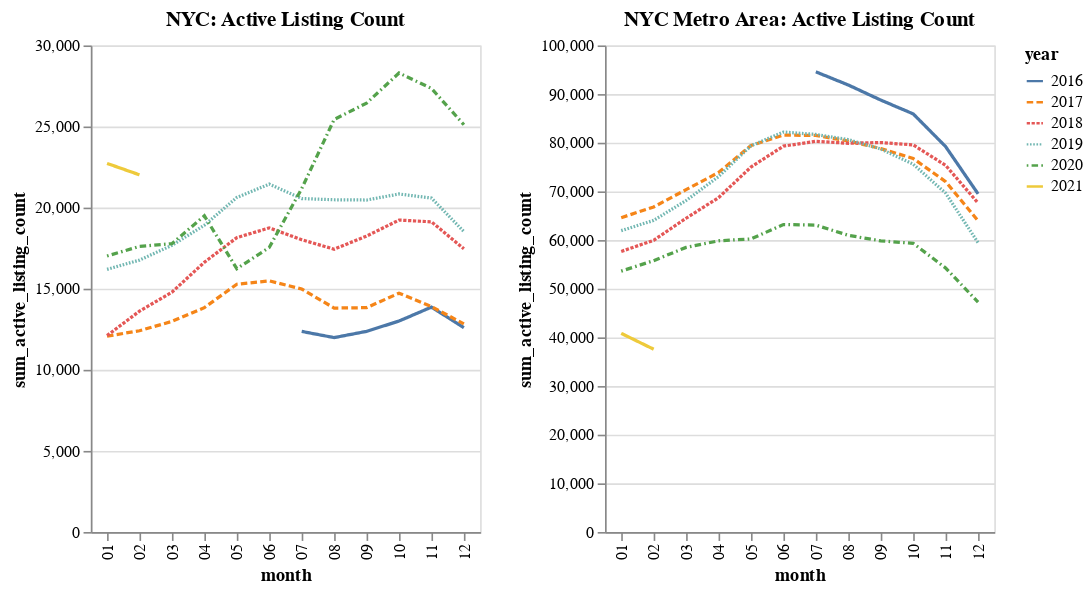

Notebook code cell kept with this figure:
### Code cell
sup_nyc = alt.Chart(avg_hotness_nyc).mark_line().encode(
    x='month',
    y='sum_active_listing_count',
    color='year',
    strokeDash='year',
).properties(title='NYC: Active Listing Count')

dem_nyc = alt.Chart(avg_hotness_metro).mark_line().encode(
    x='month',
    y='sum_active_listing_count',
    color='year',
    strokeDash='year',
).properties(title='NYC Metro Area: Active Listing Count')

alt.hconcat(
   sup_nyc,
   dem_nyc,
)

### Figure 1 — Vega-Lite specification as saved in the notebook (floating-point values rounded to 4 significant figures)
{"config": {"view": {"continuousWidth": 400, "continuousHeight": 300}}, "hconcat": [{"data": {"name": "data-a573494c2784fa675849f02096a9c730"}, "mark": "line", "encoding": {"color": {"type": "nominal", "field": "year"}, "strokeDash": {"type": "nominal", "field": "year"}, "x": {"type": "nominal", "field": "month"}, "y": {"type": "quantitative", "field": "sum_active_listing_count"}}, "title": "NYC: Active Listing Count"}, {"data": {"name": "data-26e471bf45450fcedf46d312ef8ec84b"}, "mark": "line", "encoding": {"color": {"type": "nominal", "field": "year"}, "strokeDash": {"type": "nominal", "field": "year"}, "x": {"type": "nominal", "field": "month"}, "y": {"type": "quantitative", "field": "sum_active_listing_count"}}, "title": "NYC Metro Area: Active Listing Count"}], "$schema": "https://vega.github.io/schema/vega-lite/v4.8.1.json", "datasets": {"data-a573494c2784fa675849f02096a9c730": [{"month": "07", "year": "2016", "avg_listing_price": 973700.0, "sum_active_listing_count": 12368, "avg_days_on_market": 69.2, "sum_new_listing_count": 2700, "sum_total_listing_count": 17443}, {"month": "08", "year": "2016", "avg_listing_price": 965600.0, "sum_active_listing_count": 11986, "avg_days_on_market": 78.56, "sum_new_listing_count": 2292, "sum_total_listing_count": 16966}, {"month": "09", "year": "2016", "avg_listing_price": 948900.0, "sum_active_listing_count": 12370, "avg_days_on_market": 81.06, "sum_new_listing_count": 3556, "sum_total_listing_count": 17356}, {"month": "10", "year": "2016", "avg_listing_price": 936900.0, "sum_active_listing_count": 13007, "avg_days_on_market": 77.17, "sum_new_listing_count": 3260, "sum_total_listing_count": 18026}, {"month": "11", "year": "2016", "avg_listing_price": 963300.0, "sum_active_listing_count": 13865, "avg_days_on_market": 77.99, "sum_new_listing_count": 3884, "sum_total_listing_count": 19422}, {"month": "12", "year": "2016", "avg_listing_price": 995800.0, "sum_active_listing_count": 12601, "avg_days_on_market": 91.19, "sum_new_listing_count": 1428, "sum_total_listing_count": 18268}, {"month": "01", "year": "2017", "avg_listing_price": 1007000.0, "sum_active_listing_count": 12071, "avg_days_on_market": 94.7, "sum_new_listing_count": 3512, "sum_total_listing_count": 17545}, {"month": "02", "year": "2017", "avg_listing_price": 1004000.0, "sum_active_listing_count": 12410, "avg_days_on_market": 89.6, "sum_new_listing_count": 3388, "sum_total_listing_count": 18090}, {"month": "03", "year": "2017", "avg_listing_price": 1022000.0, "sum_active_listing_count": 12984, "avg_days_on_market": 72.86, "sum_new_listing_count": 3804, "sum_total_listing_count": 18914}, {"month": "04", "year": "2017", "avg_listing_price": 1016000.0, "sum_active_listing_count": 13834, "avg_days_on_market": 63.3, "sum_new_listing_count": 4320, "sum_total_listing_count": 20054}, {"month": "05", "year": "2017", "avg_listing_price": 1030000.0, "sum_active_listing_count": 15277, "avg_days_on_market": 63.6, "sum_new_listing_count": 5192, "sum_total_listing_count": 21802}, {"month": "06", "year": "2017", "avg_listing_price": 1005000.0, "sum_active_listing_count": 15487, "avg_days_on_market": 64.37, "sum_new_listing_count": 4512, "sum_total_listing_count": 21801}, {"month": "07", "year": "2017", "avg_listing_price": 1049000.0, "sum_active_listing_count": 14982, "avg_days_on_market": 70.63, "sum_new_listing_count": 3740, "sum_total_listing_count": 21096}, {"month": "08", "year": "2017", "avg_listing_price": 1015000.0, "sum_active_listing_count": 13807, "avg_days_on_market": 76.66, "sum_new_listing_count": 3268, "sum_total_listing_count": 18728}, {"month": "09", "year": "2017", "avg_listing_price": 998300.0, "sum_active_listing_count": 13831, "avg_days_on_market": 77.82, "sum_new_listing_count": 4112, "sum_total_listing_count": 18537}, {"month": "10", "year": "2017", "avg_listing_price": 999800.0, "sum_active_listing_count": 14724, "avg_days_on_market": 75.58, "sum_new_listing_count": 3880, "sum_total_listing_count": 19920}, {"month": "11", "year": "2017", "avg_listing_price": 1002000.0, "sum_active_listing_count": 13894, "avg_days_on_market": 74.11, "sum_new_listing_count": 2620, "sum_total_listing_count": 18942}, {"month": "12", "year": "2017", "avg_listing_price": 1016000.0, "sum_active_listing_count": 12834, "avg_days_on_market": 82.75, "sum_new_listing_count": 1896, "sum_total_listing_count": 32758}, {"month": "01", "year": "2018", "avg_listing_price": 1063000.0, "sum_active_listing_count": 12109, "avg_days_on_market": 93.71, "sum_new_listing_count": 3112, "sum_total_listing_count": 31557}, {"month": "02", "year": "2018", "avg_listing_price": 1022000.0, "sum_active_listing_count": 13616, "avg_days_on_market": 89.58, "sum_new_listing_count": 4240, "sum_total_listing_count": 31744}, {"month": "03", "year": "2018", "avg_listing_price": 972500.0, "sum_active_listing_count": 14785, "avg_days_on_market": 77.62, "sum_new_listing_count": 4224, "sum_total_listing_count": 19553}, {"month": "04", "year": "2018", "avg_listing_price": 976400.0, "sum_active_listing_count": 16631, "avg_days_on_market": 68.78, "sum_new_listing_count": 5404, "sum_total_listing_count": 21598}, {"month": "05", "year": "2018", "avg_listing_price": 977400.0, "sum_active_listing_count": 18149, "avg_days_on_market": 64.35, "sum_new_listing_count": 4908, "sum_total_listing_count": 23201}, {"month": "06", "year": "2018", "avg_listing_price": 977300.0, "sum_active_listing_count": 18749, "avg_days_on_market": 66.14, "sum_new_listing_count": 4652, "sum_total_listing_count": 24540}, {"month": "07", "year": "2018", "avg_listing_price": 1003000.0, "sum_active_listing_count": 18021, "avg_days_on_market": 71.35, "sum_new_listing_count": 3388, "sum_total_listing_count": 23770}, {"month": "08", "year": "2018", "avg_listing_price": 973000.0, "sum_active_listing_count": 17435, "avg_days_on_market": 75.81, "sum_new_listing_count": 3292, "sum_total_listing_count": 22946}, {"month": "09", "year": "2018", "avg_listing_price": 960200.0, "sum_active_listing_count": 18246, "avg_days_on_market": 79.17, "sum_new_listing_count": 5284, "sum_total_listing_count": 23496}, {"month": "10", "year": "2018", "avg_listing_price": 941500.0, "sum_active_listing_count": 19230, "avg_days_on_market": 72.64, "sum_new_listing_count": 4364, "sum_total_listing_count": 24194}, {"month": "11", "year": "2018", "avg_listing_price": 921900.0, "sum_active_listing_count": 19126, "avg_days_on_market": 74.44, "sum_new_listing_count": 3108, "sum_total_listing_count": 24104}, {"month": "12", "year": "2018", "avg_listing_price": 947000.0, "sum_active_listing_count": 17457, "avg_days_on_market": 85.62, "sum_new_listing_count": 2048, "sum_total_listing_count": 22538}, {"month": "01", "year": "2019", "avg_listing_price": 930900.0, "sum_active_listing_count": 16195, "avg_days_on_market": 91.91, "sum_new_listing_count": 4824, "sum_total_listing_count": 21044}, {"month": "02", "year": "2019", "avg_listing_price": 946000.0, "sum_active_listing_count": 16764, "avg_days_on_market": 90.31, "sum_new_listing_count": 3644, "sum_total_listing_count": 21653}, {"month": "03", "year": "2019", "avg_listing_price": 950500.0, "sum_active_listing_count": 17675, "avg_days_on_market": 62.78, "sum_new_listing_count": 4176, "sum_total_listing_count": 22458}, {"month": "04", "year": "2019", "avg_listing_price": 955200.0, "sum_active_listing_count": 18912, "avg_days_on_market": 62.54, "sum_new_listing_count": 5064, "sum_total_listing_count": 23567}, {"month": "05", "year": "2019", "avg_listing_price": 938500.0, "sum_active_listing_count": 20625, "avg_days_on_market": 66.62, "sum_new_listing_count": 5100, "sum_total_listing_count": 26331}, {"month": "06", "year": "2019", "avg_listing_price": 936500.0, "sum_active_listing_count": 21448, "avg_days_on_market": 68.67, "sum_new_listing_count": 4744, "sum_total_listing_count": 27268}, {"month": "07", "year": "2019", "avg_listing_price": 923200.0, "sum_active_listing_count": 20559, "avg_days_on_market": 72.81, "sum_new_listing_count": 3788, "sum_total_listing_count": 26242}, {"month": "08", "year": "2019", "avg_listing_price": 918600.0, "sum_active_listing_count": 20485, "avg_days_on_market": 82.09, "sum_new_listing_count": 4760, "sum_total_listing_count": 27176}, {"month": "09", "year": "2019", "avg_listing_price": 921000.0, "sum_active_listing_count": 20468, "avg_days_on_market": 82.56, "sum_new_listing_count": 5392, "sum_total_listing_count": 28320}, {"month": "10", "year": "2019", "avg_listing_price": 924600.0, "sum_active_listing_count": 20839, "avg_days_on_market": 80.52, "sum_new_listing_count": 4136, "sum_total_listing_count": 28739}, {"month": "11", "year": "2019", "avg_listing_price": 908500.0, "sum_active_listing_count": 20589, "avg_days_on_market": 75.3, "sum_new_listing_count": 3364, "sum_total_listing_count": 28847}, {"month": "12", "year": "2019", "avg_listing_price": 928800.0, "sum_active_listing_count": 18520, "avg_days_on_market": 85.24, "sum_new_listing_count": 1868, "sum_total_listing_count": 26611}, {"month": "01", "year": "2020", "avg_listing_price": 935600.0, "sum_active_listing_count": 17016, "avg_days_on_market": 95.18, "sum_new_listing_count": 3376, "sum_total_listing_count": 24784}, {"month": "02", "year": "2020", "avg_listing_price": 925600.0, "sum_active_listing_count": 17611, "avg_days_on_market": 88.89, "sum_new_listing_count": 4304, "sum_total_listing_count": 25302}, {"month": "03", "year": "2020", "avg_listing_price": 926400.0, "sum_active_listing_count": 17777, "avg_days_on_market": 80.33, "sum_new_listing_count": 2892, "sum_total_listing_count": 25926}, {"month": "04", "year": "2020", "avg_listing_price": 933000.0, "sum_active_listing_count": 19493, "avg_days_on_market": 71.51, "sum_new_listing_count": 2220, "sum_total_listing_count": 29325}, {"month": "05", "year": "2020", "avg_listing_price": 911600.0, "sum_active_listing_count": 16234, "avg_days_on_market": 101.2, "sum_new_listing_count": 1972, "sum_total_listing_count": 23978}, {"month": "06", "year": "2020", "avg_listing_price": 923600.0, "sum_active_listing_count": 17543, "avg_days_on_market": 112.3, "sum_new_listing_count": 4160, "sum_total_listing_count": 25028}, {"month": "07", "year": "2020", "avg_listing_price": 877700.0, "sum_active_listing_count": 21168, "avg_days_on_market": 95.66, "sum_new_listing_count": 6420, "sum_total_listing_count": 28478}, {"month": "08", "year": "2020", "avg_listing_price": 849200.0, "sum_active_listing_count": 25434, "avg_days_on_market": 65.5, "sum_new_listing_count": 6332, "sum_total_listing_count": 34353}, {"month": "09", "year": "2020", "avg_listing_price": 839600.0, "sum_active_listing_count": 26443, "avg_days_on_market": 72.95, "sum_new_listing_count": 6212, "sum_total_listing_count": 36215}, {"month": "10", "year": "2020", "avg_listing_price": 832000.0, "sum_active_listing_count": 28299, "avg_days_on_market": 74.57, "sum_new_listing_count": 8420, "sum_total_listing_count": 39314}, {"month": "11", "year": "2020", "avg_listing_price": 823500.0, "sum_active_listing_count": 27347, "avg_days_on_market": 90.8, "sum_new_listing_count": 3668, "sum_total_listing_count": 38546}, {"month": "12", "year": "2020", "avg_listing_price": 822400.0, "sum_active_listing_count": 25109, "avg_days_on_market": 101.9, "sum_new_listing_count": 2556, "sum_total_listing_count": 36140}, {"month": "01", "year": "2021", "avg_listing_price": 829900.0, "sum_active_listing_count": 22725, "avg_days_on_market": 113.9, "sum_new_listing_count": 4104, "sum_total_listing_count": 33413}, {"month": "02", "year": "2021", "avg_listing_price": 826200.0, "sum_active_listing_count": 22021, "avg_days_on_market": 113.4, "sum_new_listing_count": 4200, "sum_total_listing_count": 32212}], "data-26e471bf45450fcedf46d312ef8ec84b": [{"month": "07", "year": "2016", "avg_listing_price": 551600.0, "sum_active_listing_count": 94568, "avg_days_on_market": 77.83, "sum_new_listing_count": 20624, "sum_total_listing_count": 102763}, {"month": "08", "year": "2016", "avg_listing_price": 550000.0, "sum_active_listing_count": 91865, "avg_days_on_market": 85.06, "sum_new_listing_count": 17756, "sum_total_listing_count": 99651}, {"month": "09", "year": "2016", "avg_listing_price": 554200.0, "sum_active_listing_count": 88767, "avg_days_on_market": 89.47, "sum_new_listing_count": 19468, "sum_total_listing_count": 95739}, {"month": "10", "year": "2016", "avg_listing_price": 554000.0, "sum_active_listing_count": 85931, "avg_days_on_market": 90.91, "sum_new_listing_count": 17740, "sum_total_listing_count": 93092}, {"month": "11", "year": "2016", "avg_listing_price": 557400.0, "sum_active_listing_count": 79212, "avg_days_on_market": 95.49, "sum_new_listing_count": 13420, "sum_total_listing_count": 85998}, {"month": "12", "year": "2016", "avg_listing_price": 559600.0, "sum_active_listing_count": 69493, "avg_days_on_market": 104.8, "sum_new_listing_count": 8056, "sum_total_listing_count": 75333}, {"month": "01", "year": "2017", "avg_listing_price": 561800.0, "sum_active_listing_count": 64598, "avg_days_on_market": 104.7, "sum_new_listing_count": 20524, "sum_total_listing_count": 69889}, {"month": "02", "year": "2017", "avg_listing_price": 567000.0, "sum_active_listing_count": 66806, "avg_days_on_market": 96.01, "sum_new_listing_count": 19184, "sum_total_listing_count": 72549}, {"month": "03", "year": "2017", "avg_listing_price": 575200.0, "sum_active_listing_count": 70361, "avg_days_on_market": 79.02, "sum_new_listing_count": 22944, "sum_total_listing_count": 77166}, {"month": "04", "year": "2017", "avg_listing_price": 580200.0, "sum_active_listing_count": 73885, "avg_days_on_market": 69.92, "sum_new_listing_count": 25632, "sum_total_listing_count": 81730}, {"month": "05", "year": "2017", "avg_listing_price": 580400.0, "sum_active_listing_count": 79434, "avg_days_on_market": 64.62, "sum_new_listing_count": 26848, "sum_total_listing_count": 87860}, {"month": "06", "year": "2017", "avg_listing_price": 586100.0, "sum_active_listing_count": 81575, "avg_days_on_market": 65.4, "sum_new_listing_count": 24176, "sum_total_listing_count": 90011}, {"month": "07", "year": "2017", "avg_listing_price": 583000.0, "sum_active_listing_count": 81487, "avg_days_on_market": 71.51, "sum_new_listing_count": 21072, "sum_total_listing_count": 89603}, {"month": "08", "year": "2017", "avg_listing_price": 580400.0, "sum_active_listing_count": 80361, "avg_days_on_market": 75.78, "sum_new_listing_count": 19368, "sum_total_listing_count": 84491}, {"month": "09", "year": "2017", "avg_listing_price": 576300.0, "sum_active_listing_count": 78800, "avg_days_on_market": 80.23, "sum_new_listing_count": 19584, "sum_total_listing_count": 82667}, {"month": "10", "year": "2017", "avg_listing_price": 574800.0, "sum_active_listing_count": 76764, "avg_days_on_market": 81.29, "sum_new_listing_count": 18088, "sum_total_listing_count": 80189}, {"month": "11", "year": "2017", "avg_listing_price": 577400.0, "sum_active_listing_count": 72016, "avg_days_on_market": 84.08, "sum_new_listing_count": 13704, "sum_total_listing_count": 74462}, {"month": "12", "year": "2017", "avg_listing_price": 577300.0, "sum_active_listing_count": 63962, "avg_days_on_market": 93.32, "sum_new_listing_count": 9616, "sum_total_listing_count": 73430}, {"month": "01", "year": "2018", "avg_listing_price": 581200.0, "sum_active_listing_count": 57661, "avg_days_on_market": 98.66, "sum_new_listing_count": 14408, "sum_total_listing_count": 65529}, {"month": "02", "year": "2018", "avg_listing_price": 582100.0, "sum_active_listing_count": 59947, "avg_days_on_market": 88.64, "sum_new_listing_count": 19156, "sum_total_listing_count": 67759}, {"month": "03", "year": "2018", "avg_listing_price": 594400.0, "sum_active_listing_count": 64485, "avg_days_on_market": 72.34, "sum_new_listing_count": 21844, "sum_total_listing_count": 66849}, {"month": "04", "year": "2018", "avg_listing_price": 594100.0, "sum_active_listing_count": 68715, "avg_days_on_market": 65.21, "sum_new_listing_count": 26448, "sum_total_listing_count": 71461}, {"month": "05", "year": "2018", "avg_listing_price": 600400.0, "sum_active_listing_count": 75006, "avg_days_on_market": 57.94, "sum_new_listing_count": 27056, "sum_total_listing_count": 77838}, {"month": "06", "year": "2018", "avg_listing_price": 602000.0, "sum_active_listing_count": 79303, "avg_days_on_market": 58.92, "sum_new_listing_count": 25372, "sum_total_listing_count": 82216}, {"month": "07", "year": "2018", "avg_listing_price": 598500.0, "sum_active_listing_count": 80289, "avg_days_on_market": 64.6, "sum_new_listing_count": 21344, "sum_total_listing_count": 83039}, {"month": "08", "year": "2018", "avg_listing_price": 592800.0, "sum_active_listing_count": 79890, "avg_days_on_market": 70.25, "sum_new_listing_count": 19944, "sum_total_listing_count": 82487}, {"month": "09", "year": "2018", "avg_listing_price": 591800.0, "sum_active_listing_count": 80044, "avg_days_on_market": 75.44, "sum_new_listing_count": 21012, "sum_total_listing_count": 82788}, {"month": "10", "year": "2018", "avg_listing_price": 584200.0, "sum_active_listing_count": 79551, "avg_days_on_market": 77.02, "sum_new_listing_count": 19124, "sum_total_listing_count": 82245}, {"month": "11", "year": "2018", "avg_listing_price": 583300.0, "sum_active_listing_count": 75354, "avg_days_on_market": 80.84, "sum_new_listing_count": 14004, "sum_total_listing_count": 78018}, {"month": "12", "year": "2018", "avg_listing_price": 584000.0, "sum_active_listing_count": 67611, "avg_days_on_market": 90.47, "sum_new_listing_count": 10264, "sum_total_listing_count": 70200}, {"month": "01", "year": "2019", "avg_listing_price": 585900.0, "sum_active_listing_count": 61935, "avg_days_on_market": 94.84, "sum_new_listing_count": 21452, "sum_total_listing_count": 64067}, {"month": "02", "year": "2019", "avg_listing_price": 589900.0, "sum_active_listing_count": 64042, "avg_days_on_market": 87.33, "sum_new_listing_count": 19016, "sum_total_listing_count": 66246}, {"month": "03", "year": "2019", "avg_listing_price": 596400.0, "sum_active_listing_count": 68127, "avg_days_on_market": 71.78, "sum_new_listing_count": 22340, "sum_total_listing_count": 70628}, {"month": "04", "year": "2019", "avg_listing_price": 603000.0, "sum_active_listing_count": 73041, "avg_days_on_market": 58.23, "sum_new_listing_count": 25572, "sum_total_listing_count": 75565}, {"month": "05", "year": "2019", "avg_listing_price": 594900.0, "sum_active_listing_count": 79382, "avg_days_on_market": 54.79, "sum_new_listing_count": 27760, "sum_total_listing_count": 82220}, {"month": "06", "year": "2019", "avg_listing_price": 594300.0, "sum_active_listing_count": 82195, "avg_days_on_market": 58.72, "sum_new_listing_count": 25412, "sum_total_listing_count": 85548}, {"month": "07", "year": "2019", "avg_listing_price": 598900.0, "sum_active_listing_count": 81712, "avg_days_on_market": 63.97, "sum_new_listing_count": 20484, "sum_total_listing_count": 85010}, {"month": "08", "year": "2019", "avg_listing_price": 596500.0, "sum_active_listing_count": 80631, "avg_days_on_market": 71.51, "sum_new_listing_count": 23588, "sum_total_listing_count": 87072}, {"month": "09", "year": "2019", "avg_listing_price": 592100.0, "sum_active_listing_count": 78721, "avg_days_on_market": 74.28, "sum_new_listing_count": 23640, "sum_total_listing_count": 89312}, {"month": "10", "year": "2019", "avg_listing_price": 593400.0, "sum_active_listing_count": 75595, "avg_days_on_market": 74.6, "sum_new_listing_count": 17996, "sum_total_listing_count": 86213}, {"month": "11", "year": "2019", "avg_listing_price": 596400.0, "sum_active_listing_count": 69640, "avg_days_on_market": 79.02, "sum_new_listing_count": 13816, "sum_total_listing_count": 79859}, {"month": "12", "year": "2019", "avg_listing_price": 602100.0, "sum_active_listing_count": 59462, "avg_days_on_market": 89.76, "sum_new_listing_count": 7592, "sum_total_listing_count": 68712}, {"month": "01", "year": "2020", "avg_listing_price": 606200.0, "sum_active_listing_count": 53624, "avg_days_on_market": 93.14, "sum_new_listing_count": 14872, "sum_total_listing_count": 62199}, {"month": "02", "year": "2020", "avg_listing_price": 605700.0, "sum_active_listing_count": 55772, "avg_days_on_market": 79.39, "sum_new_listing_count": 19724, "sum_total_listing_count": 64343}, {"month": "03", "year": "2020", "avg_listing_price": 607300.0, "sum_active_listing_count": 58495, "avg_days_on_market": 64.51, "sum_new_listing_count": 18188, "sum_total_listing_count": 67798}, {"month": "04", "year": "2020", "avg_listing_price": 610300.0, "sum_active_listing_count": 59842, "avg_days_on_market": 62.08, "sum_new_listing_count": 8228, "sum_total_listing_count": 72667}, {"month": "05", "year": "2020", "avg_listing_price": 614700.0, "sum_active_listing_count": 60235, "avg_days_on_market": 75.53, "sum_new_listing_count": 16228, "sum_total_listing_count": 75543}, {"month": "06", "year": "2020", "avg_listing_price": 621300.0, "sum_active_listing_count": 63187, "avg_days_on_market": 70.57, "sum_new_listing_count": 25352, "sum_total_listing_count": 80695}, {"month": "07", "year": "2020", "avg_listing_price": 631700.0, "sum_active_listing_count": 63071, "avg_days_on_market": 62.3, "sum_new_listing_count": 24496, "sum_total_listing_count": 83696}, {"month": "08", "year": "2020", "avg_listing_price": 643400.0, "sum_active_listing_count": 60976, "avg_days_on_market": 62.5, "sum_new_listing_count": 23592, "sum_total_listing_count": 85087}, {"month": "09", "year": "2020", "avg_listing_price": 650300.0, "sum_active_listing_count": 59833, "avg_days_on_market": 64.88, "sum_new_listing_count": 23668, "sum_total_listing_count": 85181}, {"month": "10", "year": "2020", "avg_listing_price": 649900.0, "sum_active_listing_count": 59330, "avg_days_on_market": 68.07, "sum_new_listing_count": 21496, "sum_total_listing_count": 86765}, {"month": "11", "year": "2020", "avg_listing_price": 657300.0, "sum_active_listing_count": 54253, "avg_days_on_market": 79.22, "sum_new_listing_count": 14032, "sum_total_listing_count": 80094}, {"month": "12", "year": "2020", "avg_listing_price": 667500.0, "sum_active_listing_count": 47247, "avg_days_on_market": 96.22, "sum_new_listing_count": 9232, "sum_total_listing_count": 70133}, {"month": "01", "year": "2021", "avg_listing_price": 682400.0, "sum_active_listing_count": 40827, "avg_days_on_market": 112.2, "sum_new_listing_count": 12072, "sum_total_listing_count": 59930}, {"month": "02", "year": "2021", "avg_listing_price": 707700.0, "sum_active_listing_count": 37563, "avg_days_on_market": 114.2, "sum_new_listing_count": 12572, "sum_total_listing_count": 55388}]}}
